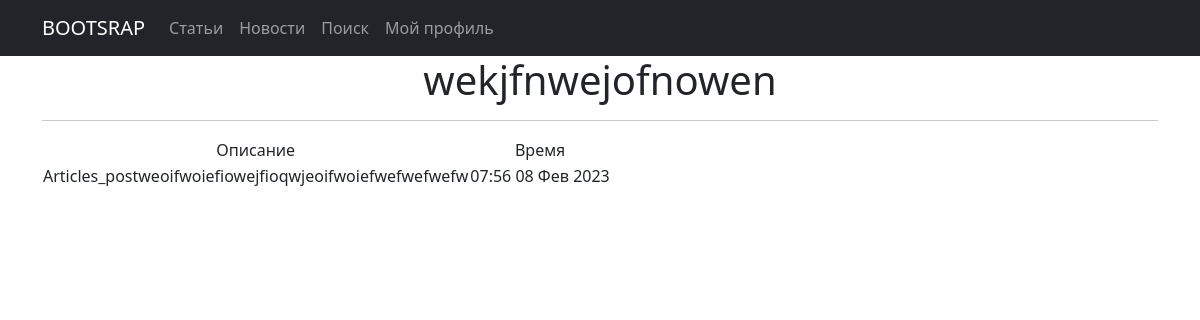
Page /simpleapp/articles/1 on the committed database.
### simpleapp/models.py (models this page shows, shortened)
class Articles(models.Model):
    date = models.DateTimeField(default=datetime.now)
    name = models.CharField(max_length=50, unique=True)
    description = models.TextField(default="Articles_post")
    category = models.ForeignKey(
        to='Category',
        on_delete=models.CASCADE,
        related_name='articles',  # все продукты в категории будут доступны через поле products
    )

### simpleapp/views.py (the view)
# urls.py: path('articles/<int:pk>', cache_page(60 * 10)(ArticlesDetail.as_view()), name='articles_detail'),
class ArticlesDetail(DetailView):
    model = Articles
    template_name = 'concrete_Articles.html'
    context_object_name = 'articles'

### simpleapp/templatetags/custom_filters.py (called while the page is built)
@register.filter()
def censor(value):
    try:
        if "редиска" in value:
            value = value.replace('редиска', 'р******')
            return value
        else:
            return value
    except:
        raise TypeError("Функция принимает только строки")

### templates/concrete_Articles.html (shortened to what this page needs)
{% extends 'flatpages/default.html' %}
{% load custom_filters %}
{% block content %}
<h1>{{ articles.name }}</h1>
   <hr>
       <table>
           <tr>
               <td>Описание</td>
               <td>Время</td>
           </tr>
           <tr>
               <td>{{ articles.description|censor }}</td>
               <td>{{ articles.date|date:'h:s d M Y' }}</td>
           </tr>
       </table>
{% endblock content %}

### rows in the picture
Articles: name "wekjfnwejofnowen", description|censor "Articles_postweoifwoiefiowejfioqwjeoifwoiefwefwefwefw", date "07:56 08 Фев 2023"
